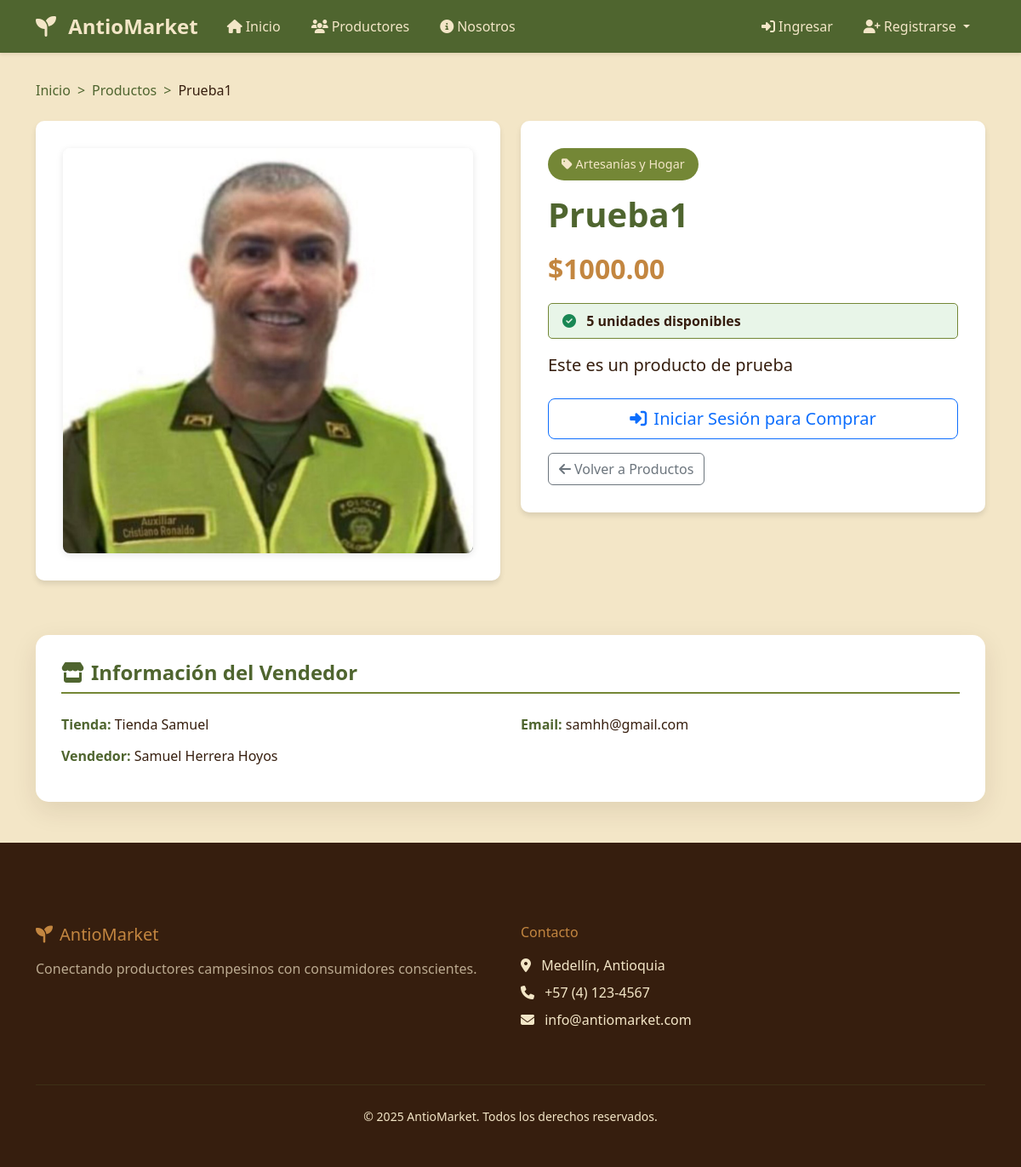
The page /producto/1/ on the database its author committed.
### productos/models.py (models this page shows, shortened)
class Producto(models.Model):
    vendedor = models.ForeignKey("cuentas.CuentaVendedor", on_delete=models.CASCADE)
    nombre = models.CharField(max_length=100)
    descripcion = models.TextField()
    precio = models.DecimalField(max_digits=10, decimal_places=2)
    stock = models.IntegerField()
    categoria = models.CharField(max_length=50)
    imagen = models.ImageField(upload_to='productos/', blank=True, null=True, default='default.jpg')

### cuentas/models.py (models this page shows, shortened)
class CuentaVendedor(models.Model):
    usuario = models.OneToOneField(Usuario, on_delete=models.CASCADE)
    nombre_tienda = models.CharField(max_length=150, default='Mi Tienda')
    descripcion_tienda = models.TextField()

class Usuario(AbstractUser):
    is_cliente = models.BooleanField(default=False)
    is_vendedor = models.BooleanField(default=False)

### productos/views.py (the view)
# urls.py: path('producto/<int:pk>/', views.ProductoDetailView.as_view(), name='detalle_producto'),
class ProductoDetailView(DetailView):
    model = Producto
    template_name = 'productos/detalle_producto.html'
    context_object_name = 'producto'
    def get_context_data(self, **kwargs):
        context = super().get_context_data(**kwargs)
        context['productos_relacionados'] = Producto.objects.filter(
            vendedor=self.object.vendedor,
            stock__gt=0
        ).exclude(id=self.object.id)[:4]
        if self.request.user.is_authenticated and hasattr(self.request.user, 'cuentacliente'):
            from carrito.models import Carrito, CarritoItem
            try:
                carrito = Carrito.objects.get(cliente=self.request.user.cuentacliente)
                carrito_item = CarritoItem.objects.filter(carrito=carrito, producto=self.object).first()
                if carrito_item:
                    context['cantidad_en_carrito'] = carrito_item.cantidad
                    context['stock_disponible'] = self.object.stock - carrito_item.cantidad
                else:
                    context['cantidad_en_carrito'] = 0
                    context['stock_disponible'] = self.object.stock
            except Carrito.DoesNotExist:
                context['cantidad_en_carrito'] = 0
                context['stock_disponible'] = self.object.stock
        else:
            context['cantidad_en_carrito'] = 0
            context['stock_disponible'] = self.object.stock
        return context

### productos/templates/productos/detalle_producto.html (shortened to what this page needs)
{% extends 'base.html' %}
{% block extra_css %}
{% load static %}
<link rel="stylesheet" href="{% static 'css/home.css' %}">
<link rel="stylesheet" href="{% static 'css/detalle_producto.css' %}">
{% endblock %}
{% block content %}
<div class="container mt-4">
    <nav aria-label="breadcrumb">
        <ol class="breadcrumb">
            <li class="breadcrumb-item"><a href="{% url 'productos:home' %}">Inicio</a></li>
            <li class="breadcrumb-item"><a href="{% url 'productos:home' %}">Productos</a></li>
            <li class="breadcrumb-item active" aria-current="page">{{ producto.nombre }}</li>
        </ol>
    </nav>
    <div class="row">
        <div class="col-md-6">
            <div class="producto-detalle">
                {% if producto.imagen %}
                    <img src="{{ producto.imagen.url }}" alt="{{ producto.nombre }}" class="producto-imagen">
                {% else %}
                    <div class="producto-imagen-placeholder">
                        <i class="fas fa-image fa-5x text-muted"></i>
                    </div>
                {% endif %}
            </div>
        </div>
        <div class="col-md-6">
            <div class="producto-detalle">
                <span class="producto-categoria">
                    <i class="fas fa-tag me-1"></i>{{ producto.categoria }}
                </span>
                <h1 class="mb-3">{{ producto.nombre }}</h1>
                <div class="producto-precio">
                    ${{ producto.precio }}
                </div>
                <div class="stock-info">
                    {% if producto.stock > 0 %}
                        <i class="fas fa-check-circle text-success me-2"></i>
                        <strong>{{ stock_disponible }} unidades disponibles</strong>
                    {% else %}
                        <i class="fas fa-times-circle text-danger me-2"></i>
                        <strong>Producto agotado</strong>
                    {% endif %}
                </div>
                <p class="lead mb-4">{{ producto.descripcion }}</p>
                {% if producto.stock > 0 %}
                    <div class="d-grid gap-2 mb-3">
                        {% if user.is_authenticated %}
                            {% if user.is_cliente %}
                                <a href="{% url 'carrito:agregar_producto' producto.id %}" class="btn btn-agregar-carrito btn-lg">
                                    <i class="fas fa-cart-plus me-2"></i>Agregar al Carrito
                                </a>
                            {% else %}
                                <div class="alert alert-info">
                                    <i class="fas fa-info-circle me-2"></i>
                                    Solo los clientes pueden agregar productos al carrito.
                                </div>
                            {% endif %}
                        {% else %}
                            <a href="{% url 'cuentas:login' %}" class="btn btn-outline-primary btn-lg">
                                <i class="fas fa-sign-in-alt me-2"></i>Iniciar Sesión para Comprar
                            </a>
                        {% endif %}
                    </div>
                {% else %}
                    <div class="d-grid gap-2 mb-3">
                        <button class="btn btn-secondary btn-lg" disabled>
                            <i class="fas fa-ban me-2"></i>Producto Agotado
                        </button>
                    </div>
                {% endif %}
                <div class="d-flex gap-2">
                    <a href="{% url 'productos:home' %}" class="btn btn-outline-secondary">
                        <i class="fas fa-arrow-left me-1"></i>Volver a Productos
                    </a>
                </div>
            </div>
        </div>
    </div>
    <div class="vendedor-info">
        <h4><i class="fas fa-store me-2"></i>Información del Vendedor</h4>
        <div class="row">
            <div class="col-md-6">
                <p><strong>Tienda:</strong> {{ producto.vendedor.nombre_tienda }}</p>
                <p><strong>Vendedor:</strong> {{ producto.vendedor.usuario.first_name }} {{ producto.vendedor.usuario.last_name }}</p>
            </div>
            <div class="col-md-6">
                <p><strong>Email:</strong> {{ producto.vendedor.usuario.email }}</p>
            </div>
        </div>
    </div>
</div>
{% endblock %}

### mercado_campesino/static/css/base.css (style rules this page uses)
:root { --color-fondo: #f3e6c7; --color-primario: #361e0e; --color-secundario: #c38640; --color-verde-oscuro: #4f652f; --color-verde-claro: #748736; }
body { background-color: var(--color-fondo); display: flex; flex-direction: column; min-height: 100vh; color: var(--color-primario); }

### productos/static/css/detalle_producto.css (style rules this page uses)
.producto-detalle { background: white; border-radius: 10px; padding: 2rem; box-shadow: 0 4px 6px rgba(0, 0, 0, 0.1); margin-bottom: 2rem; }
.producto-detalle h1 { color: var(--color-verde-oscuro); font-weight: bold; }
.producto-imagen { max-width: 100%; height: auto; border-radius: 8px; box-shadow: 0 2px 8px rgba(0, 0, 0, 0.1); }
.producto-precio { font-size: 2rem; font-weight: bold; color: var(--color-secundario); margin: 1rem 0; }
.producto-categoria { background: var(--color-verde-claro); color: var(--color-fondo); padding: 0.5rem 1rem; border-radius: 20px; font-size: 0.9rem; display: inline-block; margin-bottom: 1rem; }
.vendedor-info { background: white; border-radius: 15px; padding: 30px; margin-top: 2rem; margin-bottom: 3rem; box-shadow: 0 10px 30px rgba(54, 30, 14, 0.1); transition: transform 0.3s ease; }
.stock-info { background: #e8f5e8; border: 1px solid var(--color-verde-claro); border-radius: 5px; padding: 0.5rem 1rem; margin: 1rem 0; font-weight: 500; }
.breadcrumb { background-color: transparent; padding: 0.5rem 0; }
.breadcrumb-item + .breadcrumb-item::before { content: ">"; color: var(--color-verde-oscuro); }
.breadcrumb-item a { color: var(--color-verde-oscuro); text-decoration: none; }
.breadcrumb-item.active { color: var(--color-primario); }
.vendedor-info h4 { color: var(--color-verde-oscuro); border-bottom: 2px solid var(--color-verde-claro); padding-bottom: 0.5rem; margin-bottom: 1.5rem; font-weight: 600; }
.vendedor-info p { margin-bottom: 0.8rem; color: var(--color-primario); }
.vendedor-info strong { color: var(--color-verde-oscuro); font-weight: 600; }

### rows shown on the page
Producto: nombre "Prueba1", imagen (picture), categoria "Artesanías y Hogar", precio "1000.00", descripcion "Este es un producto de prueba", vendedor.nombre_tienda "Tienda Samuel", vendedor.usuario.first_name "Samuel", vendedor.usuario.last_name "Herrera Hoyos", vendedor.usuario.email "samhh@gmail.com"

### other values the page prints
{{ stock_disponible }} "5"
